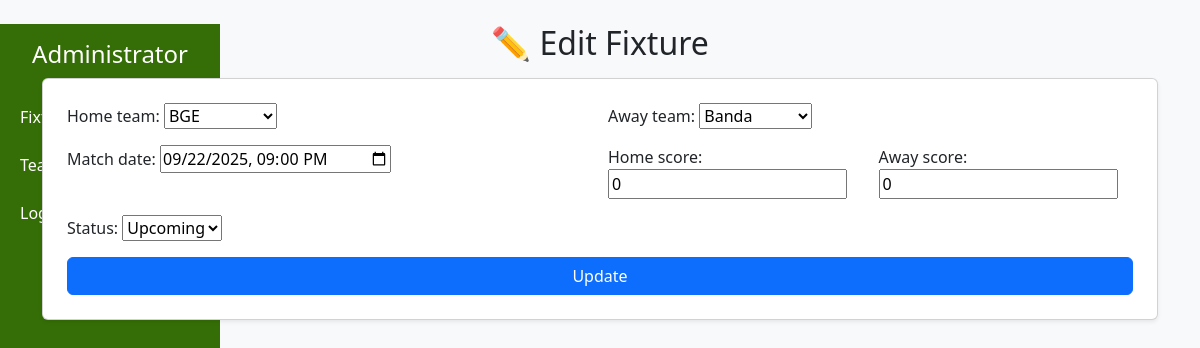
The app's page /edit-fixture/4/edit/, older data.
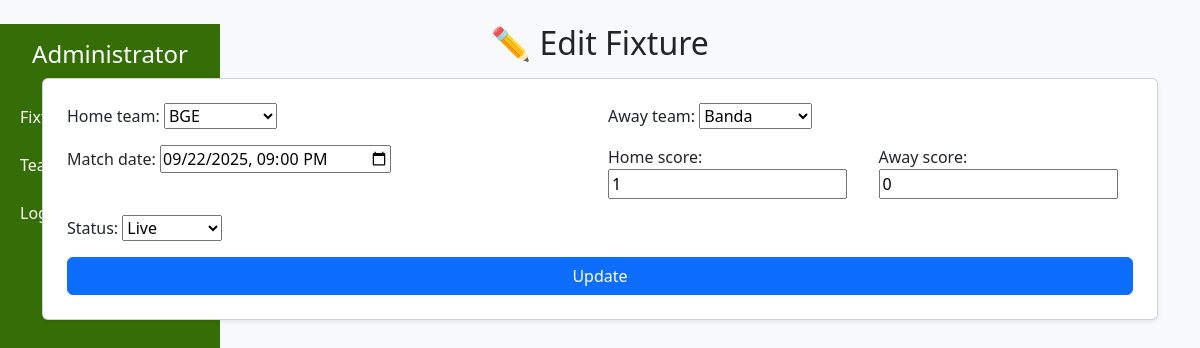
The same page, newer data.
### fixtureadmin/models.py (models this page shows, shortened)
class Fixture(models.Model):
    STATUS_CHOICES = [
        ('upcoming', 'Upcoming'),
        ('live', 'Live'),
        ('finished', 'Finished'),
    ]
    home_team = models.ForeignKey(Teams, on_delete=models.CASCADE, related_name="home_fixtures")
    away_team = models.ForeignKey(Teams, on_delete=models.CASCADE, related_name="away_fixtures")
    match_date = models.DateTimeField()
    home_score = models.IntegerField(default=0)
    away_score = models.IntegerField(default=0)
    status = models.CharField(max_length=10, choices=STATUS_CHOICES, default='upcoming')

### fixtureadmin/views.py (the view)
# urls.py: path('edit-fixture/<int:fixture_id>/edit/', views.fixture_edit, name='edit-fixture'),
def fixture_edit(request, fixture_id):
    fixture_obj = get_object_or_404(Fixture, pk=fixture_id)
    form = FixtureForm(request.POST or None, instance=fixture_obj)
    if request.method == 'POST' and form.is_valid():
        form.save()
        messages.success(request, 'Changes successfully saved')
        return redirect('admin_dashboard')
    return render(request, 'admin/edit_fixture.html', {'form': form, 'fixture_obj': fixture_obj})

### fixtureadmin/forms.py
class FixtureForm(forms.ModelForm):
    class Meta:
        model = Fixture
        fields = ['home_team', 'away_team', 'match_date', 'home_score', 'away_score', 'status']
        widgets = {
            'match_date': forms.DateTimeInput(attrs={'type': 'datetime-local'}),
        }

### teams/models.py (called while the page is built)
    def __str__(self):
        return self.team_name

### templates/admin/edit_fixture.html (shortened to what this page needs)
{% extends 'base/admin_dashboard.html' %}
{% block content %}
  <h2 class="mb-3">✏️ Edit Fixture</h2>
  <form method="post" class="card p-4 shadow-sm">
    <div class="row g-3">
      <div class="col-md-6">{{ form.home_team.label_tag }} {{ form.home_team }}</div>
      <div class="col-md-6">{{ form.away_team.label_tag }} {{ form.away_team }}</div>
      <div class="col-md-6">{{ form.match_date.label_tag }} {{ form.match_date }}</div>
      <div class="col-md-3">{{ form.home_score.label_tag }} {{ form.home_score }}</div>
      <div class="col-md-3">{{ form.away_score.label_tag }} {{ form.away_score }}</div>
      <div class="col-md-6">{{ form.status.label_tag }} {{ form.status }}</div>
    </div>
    <button class="btn btn-primary mt-3">Update</button>
  </form>
{% endblock %}

Row changes from the older to the newer data that the page shows:
changed Fixture "BGE": home_score "0" → "1"; status "Upcoming" → "Live"
